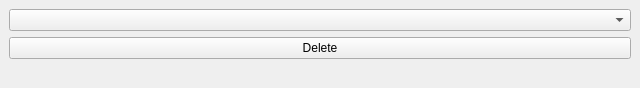
<?xml version="1.0" encoding="UTF-8"?>
<ui version="4.0">
 <class>deleteBidderWindow</class>
 <widget class="QMainWindow" name="deleteBidderWindow">
  <property name="geometry">
   <rect>
    <x>0</x>
    <y>0</y>
    <width>640</width>
    <height>78</height>
   </rect>
  </property>
  <property name="windowTitle">
   <string>Delete Bidder</string>
  </property>
  <widget class="QWidget" name="centralwidget">
   <layout class="QVBoxLayout" name="verticalLayout">
    <item>
     <widget class="QComboBox" name="chooseBidderCombobox"/>
    </item>
    <item>
     <widget class="QPushButton" name="deleteButton">
      <property name="text">
       <string>Delete</string>
      </property>
     </widget>
    </item>
    <item>
     <widget class="QLabel" name="response">
      <property name="text">
       <string/>
      </property>
     </widget>
    </item>
   </layout>
  </widget>
 </widget>
 <resources/>
 <connections/>
</ui>
